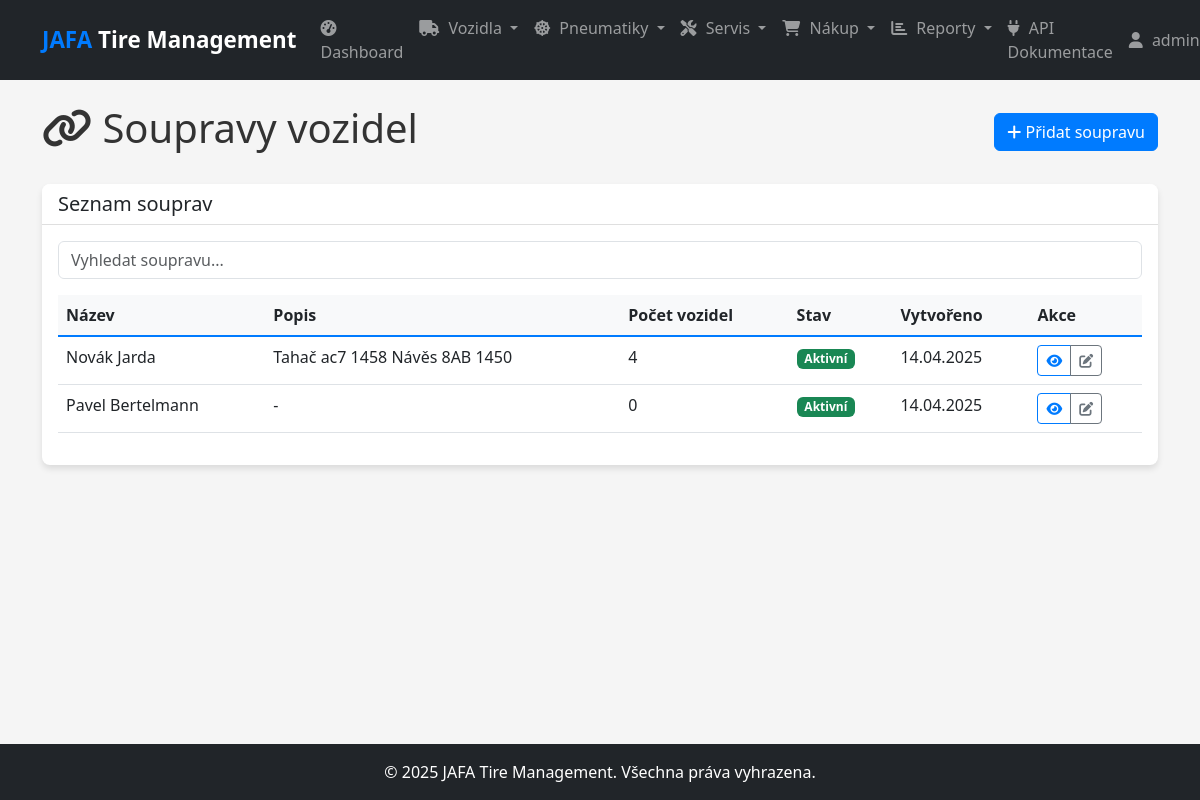
Screenshot of /combinations (signed in) with the database file from the repository.
### models.py (models this page shows, shortened)
class User(db.Model, UserMixin):
    id = db.Column(db.Integer, primary_key=True)
    username = db.Column(db.String(50), unique=True, nullable=False)
    email = db.Column(db.String(120), unique=True, nullable=False)
    password_hash = db.Column(db.String(128), nullable=False)
    role = db.Column(db.String(20), nullable=False, default='technician')  # admin, manager, technician
    created_at = db.Column(db.DateTime, default=datetime.utcnow)

class VehicleCombination(db.Model):
    id = db.Column(db.Integer, primary_key=True)
    name = db.Column(db.String(100), nullable=False)
    description = db.Column(db.Text)
    is_active = db.Column(db.Boolean, default=True)
    created_at = db.Column(db.DateTime, default=datetime.utcnow)
    vehicles = db.relationship('Vehicle', backref='combination', lazy=True)

### routes.py (the view)
    @app.route('/combinations')
    @login_required
    def list_combinations():
        combinations = VehicleCombination.query.all()
        return render_template('combinations/list.html', combinations=combinations)

### app.py (called while the page is built)
@app.context_processor
def inject_now():
    return {'now': datetime.now()}

### models.py (called while the page is built)
@login_manager.user_loader
def load_user(user_id):
    return User.query.get(int(user_id))

### templates/combinations/list.html (shortened to what this page needs)
{% extends 'layout.html' %}
{% block content %}
<div class="d-flex justify-content-between align-items-center mb-4">
    <h1><i class="fas fa-link"></i> Soupravy vozidel</h1>
    <div>
        <a href="{{ url_for('add_combination') }}" class="btn btn-primary">
            <i class="fas fa-plus"></i> Přidat soupravu
        </a>
    </div>
</div>
<div class="card mb-4">
    <div class="card-header">
        <h5 class="mb-0">Seznam souprav</h5>
    </div>
    <div class="card-body">
        <div class="mb-3">
            <input type="text" id="table-filter" class="form-control" placeholder="Vyhledat soupravu...">
        </div>
        <div class="table-responsive">
            <table class="table table-hover" id="data-table">
                <thead>
                    <tr>
                        <th>Název</th>
                        <th>Popis</th>
                        <th>Počet vozidel</th>
                        <th>Stav</th>
                        <th>Vytvořeno</th>
                        <th>Akce</th>
                    </tr>
                </thead>
                <tbody>
                    {% for combination in combinations %}
                    <tr>
                        <td>{{ combination.name }}</td>
                        <td>{{ combination.description|truncate(50) if combination.description else '-' }}</td>
                        <td>{{ combination.vehicles|length }}</td>
                        <td>
                            {% if combination.is_active %}
                            <span class="badge bg-success">Aktivní</span>
                            {% else %}
                            <span class="badge bg-secondary">Neaktivní</span>
                            {% endif %}
                        </td>
                        <td>{{ combination.created_at.strftime('%d.%m.%Y') }}</td>
                        <td>
                            <div class="btn-group btn-group-sm" role="group">
                                <a href="{{ url_for('combination_detail', id=combination.id) }}" class="btn btn-outline-primary" title="Detail">
                                    <i class="fas fa-eye"></i>
                                </a>
                                <a href="{{ url_for('edit_combination', id=combination.id) }}" class="btn btn-outline-secondary" title="Upravit">
                                    <i class="fas fa-edit"></i>
                                </a>
                            </div>
                        </td>
                    </tr>
                    {% else %}
                    <tr>
                        <td colspan="6" class="text-center">Žádné soupravy nebyly nalezeny.</td>
                    </tr>
                    {% endfor %}
                </tbody>
            </table>
        </div>
    </div>
</div>
{% endblock %}

### templates/layout.html (shortened to what this page needs)
<!DOCTYPE html>
<html lang="cs">
<head>
    <link href="https://cdn.jsdelivr.net/npm/bootstrap@5.3.0/dist/css/bootstrap.min.css" rel="stylesheet">
    <link rel="stylesheet" href="https://cdnjs.cloudflare.com/ajax/libs/font-awesome/6.4.0/css/all.min.css">
    <link rel="stylesheet" href="{{ url_for('static', filename='css/style.css') }}">
</head>
<body>
    <header>
        <nav class="navbar navbar-expand-lg navbar-dark bg-dark">
            <div class="container">
                <a class="navbar-brand" href="{{ url_for('index') }}">
                    <span class="fw-bold text-primary">JAFA</span> Tire Management
                </a>
                <div class="collapse navbar-collapse" id="navbarNavDropdown">
                    {% if current_user.is_authenticated %}
                    <ul class="navbar-nav me-auto">
                        <li class="nav-item">
                            <a class="nav-link" href="{{ url_for('dashboard') }}">
                                <i class="fas fa-tachometer-alt"></i> Dashboard
                            </a>
                        </li>
                        <li class="nav-item dropdown">
                            <a class="nav-link dropdown-toggle" href="#" id="navbarVehicleDropdown" role="button" data-bs-toggle="dropdown" aria-expanded="false">
                                <i class="fas fa-truck"></i> Vozidla
                            </a>
                        </li>
                        <li class="nav-item dropdown">
                            <a class="nav-link dropdown-toggle" href="#" id="navbarTireDropdown" role="button" data-bs-toggle="dropdown" aria-expanded="false">
                                <i class="fas fa-dharmachakra"></i> Pneumatiky
                            </a>
                        </li>
                        <li class="nav-item dropdown">
                            <a class="nav-link dropdown-toggle" href="#" id="navbarServiceDropdown" role="button" data-bs-toggle="dropdown" aria-expanded="false">
                                <i class="fas fa-tools"></i> Servis
                            </a>
                        </li>
                        <li class="nav-item dropdown">
                            <a class="nav-link dropdown-toggle" href="#" id="navbarPurchaseDropdown" role="button" data-bs-toggle="dropdown" aria-expanded="false">
                                <i class="fas fa-shopping-cart"></i> Nákup
                            </a>
                        </li>
                        <li class="nav-item dropdown">
                            <a class="nav-link dropdown-toggle" href="#" id="navbarReportDropdown" role="button" data-bs-toggle="dropdown" aria-expanded="false">
                                <i class="fas fa-chart-bar"></i> Reporty
                            </a>
                        </li>
                        <li class="nav-item">
                            <a class="nav-link" href="{{ url_for('api_docs') }}">
                                <i class="fas fa-plug"></i> API Dokumentace
                            </a>
                        </li>
                    </ul>
                    <ul class="navbar-nav">
                        <li class="nav-item dropdown">
                            <a class="nav-link dropdown-toggle" href="#" id="navbarUserDropdown" role="button" data-bs-toggle="dropdown" aria-expanded="false">
                                <i class="fas fa-user"></i> {{ current_user.username }}
                            </a>
                        </li>
                    </ul>
                    {% else %}
                    <ul class="navbar-nav ms-auto">
                        <li class="nav-item">
                            <a class="nav-link" href="{{ url_for('login') }}">Přihlásit se</a>
                        </li>
                    </ul>
                    {% endif %}
                </div>
            </div>
        </nav>
    </header>
    <main class="py-4">
        <div class="container">
            {% block content %}{% endblock %}
        </div>
    </main>
    <footer class="py-3 mt-4 bg-dark text-white">
        <div class="container text-center">
            <p class="mb-0">&copy; {{ now.year }} JAFA Tire Management. Všechna práva vyhrazena.</p>
        </div>
    </footer>
</body>
</html>

### static/css/style.css (style rules this page uses)
:root { --primary-color: #007bff; --secondary-color: #6c757d; --success-color: #28a745; --danger-color: #dc3545; --warning-color: #ffc107; --info-color: #17a2b8; --dark-color: #343a40; --light-color: #f8f9fa; }
body { font-family: 'Segoe UI', Tahoma, Geneva, Verdana, sans-serif; color: #333; background-color: #f5f5f5; min-height: 100vh; display: flex; flex-direction: column; }
main { flex: 1 0 auto; }
.navbar-brand { font-weight: bold; font-size: 1.4rem; }
.navbar-brand .text-primary { color: var(--primary-color) !important; }
.nav-link { font-weight: 500; }
.nav-link i { margin-right: 5px; }
.card { border-radius: 8px; overflow: hidden; box-shadow: 0 4px 6px rgba(0, 0, 0, 0.1); margin-bottom: 1.5rem; border: none; }
.card-header { background-color: #fff; border-bottom: 1px solid rgba(0, 0, 0, 0.125); font-weight: 600; }
.table thead th { background-color: var(--light-color); border-bottom: 2px solid var(--primary-color); font-weight: 600; }
.btn-primary { background-color: var(--primary-color); border-color: var(--primary-color); }
.btn-outline-primary { color: var(--primary-color); border-color: var(--primary-color); }

### rows the page displays
User: username "admin…"
VehicleCombination: name "Novák Jarda", description "Tahač ac7 1458 Návěs 8AB 1450", vehicles|length "4", is_active "Aktivní", created_at "14.04.2025"
VehicleCombination: name "Pavel Bertelmann", description "-", vehicles|length "0", is_active "Aktivní", created_at "14.04.2025"
